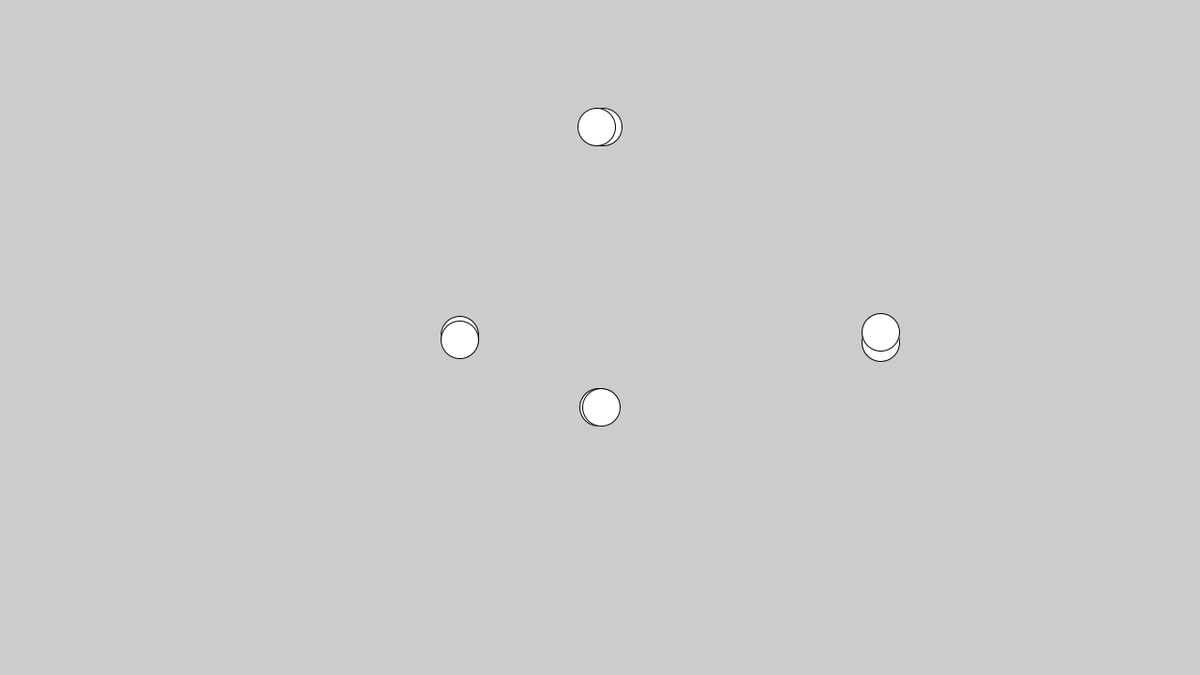
Frame 1 (no input)
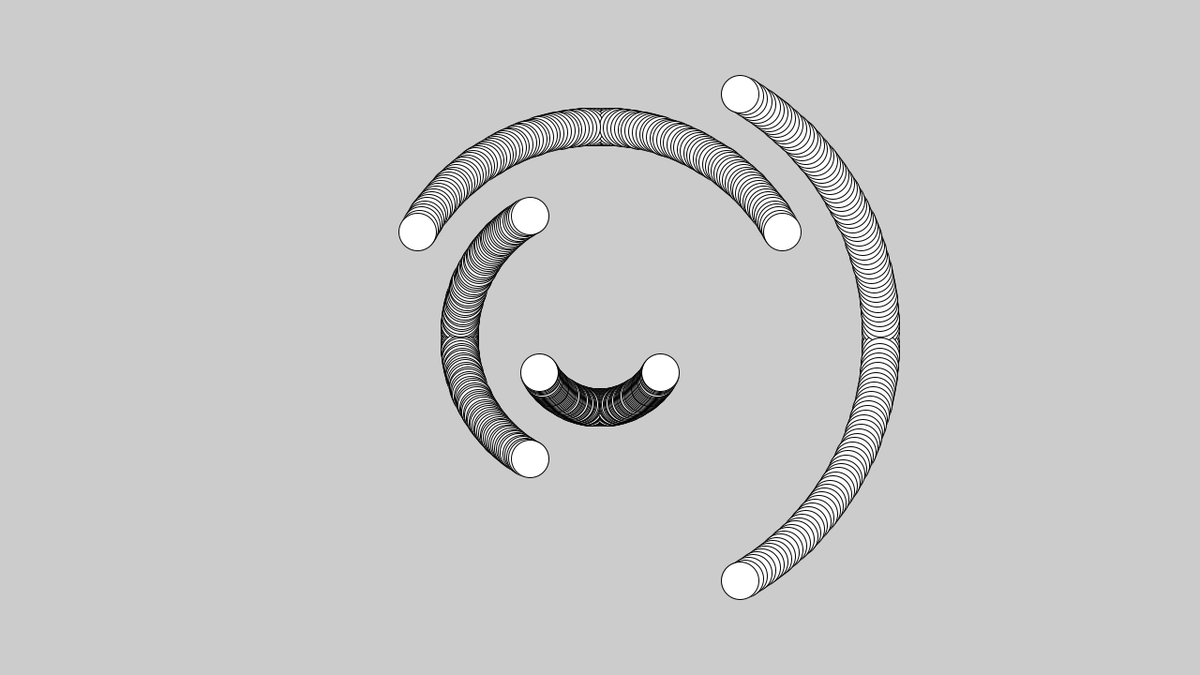
Frame 60 (the mouse pressed at the canvas centre just before this capture)
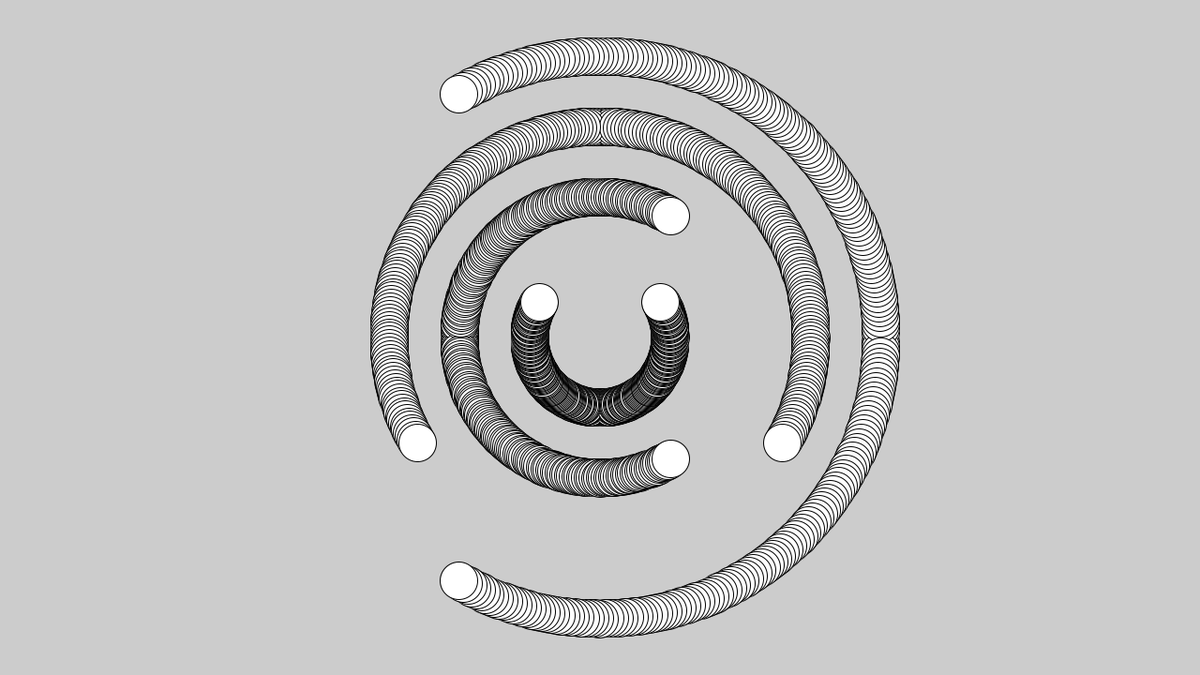
Frame 120 (the mouse held since frame 60 and released just before this capture)

The Processing sketch that drew these frames (run headless with seeded random() and noise(); from frame 60 on, the mouse is pressed at the canvas centre):

// Processing sketch: sketch_12_Base_Trigonometri_Function_Circular_Trajectory
// ── sketch_12_Base_Trigonometri_Function_Circular_Trajectory.pde
// Canves
float oriX, oriY;

// Circular Trajectory
float r = 300; // the Radius of circular trajectory =  hypotenuse of right triangle
float moveX, moveY;
float moveRadius = 40;

void setup() {
  size(1280, 720);
  
  oriX = width / 2;
  oriY = height / 2;
}

void draw() {
  translate(oriX, oriY); // need to change the origin each frame, so write here
  
  /* CW */
  // circular trajectory with a ball : Clockwise from x axis(r, 0)
  moveX = r * cos(radians(frameCount)); // cos -> x direction
  moveY = r * sin(radians(frameCount)); // sin -> y direction
  ellipse(moveX, moveY, moveRadius, moveRadius);
  // circular trajectory with a ball : CW from -y axis(0, -r)
  moveX = r*0.75 * cos(radians(frameCount)); // equals to sin -> x direction
  moveY = r*0.75 * sin(radians(frameCount)); // equals to -cos -> y direction
  ellipse(moveY, -moveX, moveRadius, moveRadius);
  // circular trajectory with a ball : CW from -x axis(-r, 0)
  moveX = r*0.5 * cos(radians(frameCount)); // -cos -> x direction
  moveY = r*0.5 * sin(radians(frameCount)); // -sin -> y direction
  ellipse(-moveX, -moveY, moveRadius, moveRadius);
  // circular trajectory with a ball : CW from y axis(0, r)
  moveX = r*0.25 * cos(radians(frameCount)); // equals to -sin -> x direction
  moveY = r*0.25 * sin(radians(frameCount)); // equals to cos -> y direction
  ellipse(-moveY, moveX, moveRadius, moveRadius);
  
  /* CCW */
  // circular trajectory with a ball : Counterclockwise from x axis(r, 0)
  moveX = r * cos(radians(frameCount)); // cos -> x direction
  moveY = r * sin(radians(frameCount)); // -sin -> y direction
  ellipse(moveX, -moveY, moveRadius, moveRadius);
  // circular trajectory with a ball : CCW from -y axis(0, -r)
  moveX = r*0.75 * cos(radians(frameCount)); // equals to -sin -> x direction
  moveY = r*0.75 * sin(radians(frameCount)); // equals to -cos -> y direction
  ellipse(-moveY, -moveX, moveRadius, moveRadius);
  // circular trajectory with a ball : CCW from -x axis(-r, 0)
  moveX = r*0.5 * cos(radians(frameCount)); // -cos -> x direction
  moveY = r*0.5 * sin(radians(frameCount)); // sin -> y direction
  ellipse(-moveX, moveY, moveRadius, moveRadius);
  // circular trajectory with a ball : CCW from y axis(0, r)
  moveX = r*0.25 * cos(radians(frameCount)); // equals to sin -> x direction
  moveY = r*0.25 * sin(radians(frameCount)); // equals to cos -> y direction
  ellipse(moveY, moveX, moveRadius, moveRadius);
}
